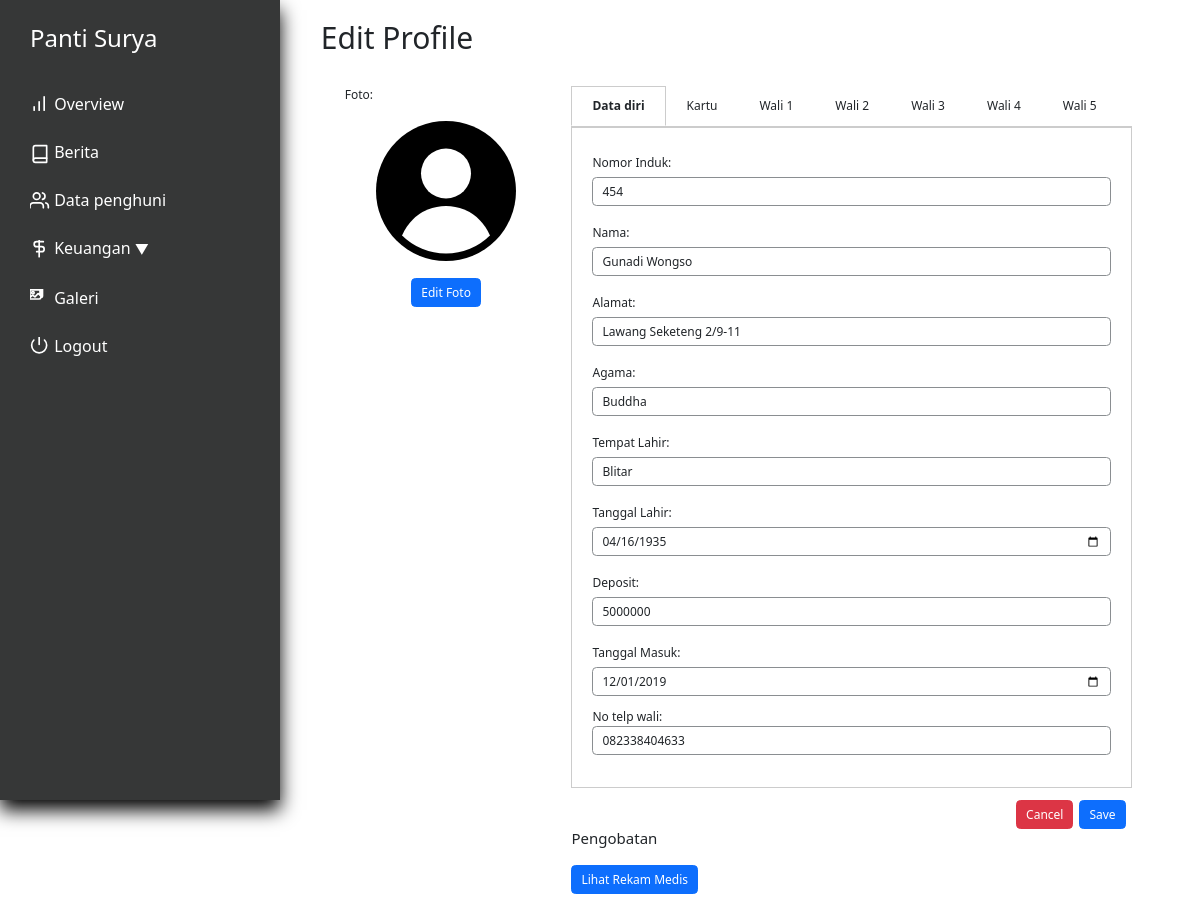
The app's page /pendudukLihat.php?id=75 (signed in), older data.
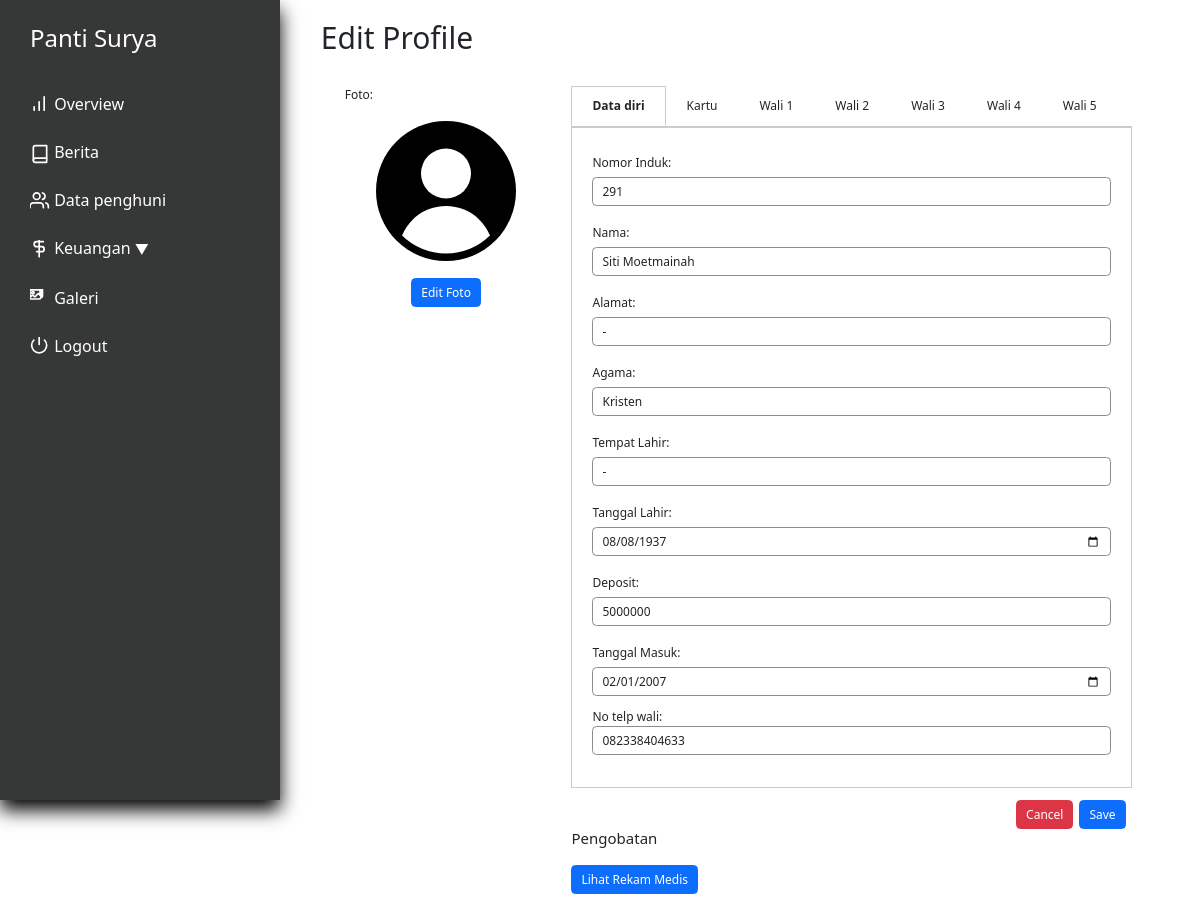
The same page, newer data.
### tables this page shows
CREATE TABLE `penduduk` (
  `id` int(11) NOT NULL,
  `nama` varchar(250) NOT NULL,
  `alamat` varchar(100) NOT NULL,
  `tanggal_masuk` date DEFAULT NULL,
  `keuangan_pondokkan` int(11) NOT NULL,
  `keuangan_tabungan` int(11) NOT NULL,
  `keuangan_obat` int(11) NOT NULL,
  `keuangan_total` int(11) NOT NULL,
  `profile_picture` varchar(100) NOT NULL,
  `KTP` varchar(100) DEFAULT NULL,
  `KK` varchar(100) DEFAULT NULL,
  `BPJS` varchar(100) DEFAULT NULL,
  `deposit` int(11) DEFAULT NULL,
  `status` tinyint(1) NOT NULL DEFAULT 0,
  `tempat_lahir` varchar(100) NOT NULL DEFAULT '',
  `agama` varchar(15) NOT NULL DEFAULT ' ',
  `tanggal_lahir` date DEFAULT NULL,
  `nomor_induk` int(11) NOT NULL DEFAULT 0,
  `kwitansi_path` varchar(300) DEFAULT NULL,
  `bukti_path` varchar(300) DEFAULT NULL
);

CREATE TABLE `wali` (
  `wali_id` int(11) NOT NULL,
  `penduduk_id` int(11) NOT NULL,
  `nama` varchar(50) NOT NULL,
  `alamat` varchar(100) DEFAULT NULL,
  `agama` varchar(30) NOT NULL,
  `no_telp` varchar(15) NOT NULL,
  `pekerjaan` varchar(100) DEFAULT NULL,
  `hubungan` varchar(100) DEFAULT NULL
);

### utils.php (called while the page is built, shortened)
<?php
class myDB
{
    private $host = "localhost";
    private $username = "root";
    private $password = "";
    private $database = "pantisurya";
    private $db;
    function __construct()
    {
        if ($this->db == null) {
            try {
                $this->db = new PDO("mysql:host=$this->host;dbname=$this->database", $this->username, $this->password);
                $this->db->setAttribute(PDO::ATTR_ERRMODE, PDO::ERRMODE_EXCEPTION);
            } catch (PDOException $e) {
                echo "Connection failed: " . $e->getMessage();
            }
        }
    }
    function getPenduduk($id)
    {
        $query = "SELECT * FROM `penduduk` WHERE id = ? ";
        $res = $this->db->prepare($query);
        $res->execute([$id]);
        return $res;
    }
    function getWali($id){
        $query = "SELECT * FROM `wali` WHERE penduduk_id=?";
        $res = $this->db->prepare($query);
        $res->execute([$id]);
        return $res;
    }
}

### pendudukLihat.php (the view, shortened to what this page needs)
<?php
require "utils.php";
if (isset($_GET["id"])) {
    $id = $_GET["id"];
    $db = new myDB();
    $res = $db->getPenduduk($id);
    $fetch_data = $res->fetch(PDO::FETCH_OBJ);
    $res2 = $db->getWali($id);
    $fetch_wali = $res2->fetchAll(PDO::FETCH_ASSOC);
}
?>
<!DOCTYPE html>
<html lang="en">
<head>
    <?php include "layout/stylejquerynbs5.php" ?>
    <link rel="stylesheet" href="layout/indexstyle.css">
    <link rel="stylesheet" href="layout/stylelihat.css">
    <link rel="stylesheet" href="layout/styleEdit.css">
</head>
<body>
    <div class="app">
        <div class="dashboard">
            <?php include 'nav.php' ?>
            <div class="main">
                <div class="pad">
                    <h1>Edit Profile</h1>
                    <div class="profile-edit" style="padding: 2rem;">
                        <div class="profile">
                            <p >Foto:</p>
                            <img src="svg/abstract-user-flat-3.svg" alt="Fallback SVG" class="fallback-picture">
                            <button type="button" class="btn btn-primary view">Edit Foto</button>
                        </div>
                        <div class="description lr-9">
                            <div class="tab-container">
                                <div class="tab tab-active" data-target="personal">Data diri</div>
                                <div class="tab" data-target="kartu">Kartu</div>
                                <div class="tab" data-target="wali1"> Wali 1</div>
                                <div class="tab" data-target="wali2"> Wali 2</div>
                                <div class="tab" data-target="wali3"> Wali 3</div>
                                <div class="tab" data-target="wali4"> Wali 4</div>
                                <div class="tab" data-target="wali5"> Wali 5</div>
                            </div>
                        <form action="" method="post" enctype="multipart/form-data">
                            <div class="tab-content tab-content-active" id="personal">
                                <div class="mb-3">
                                    <label for="nama" class="col-form-label">Nomor Induk:</label>
                                    <input type="text" class="form-control" id="noinduk" name="noinduk"
                                        value="<?php echo $fetch_data->nomor_induk; ?>">
                                </div>
                                <div class="mb-3">
                                    <label for="nama" class="col-form-label">Nama:</label>
                                    <input type="text" class="form-control" id="nama" name="nama"
                                        value="<?php echo $fetch_data->nama; ?>">
                                </div>
                                <div class="mb-3">
                                    <label for="alamat" class="col-form-label">Alamat:</label>
                                    <input type="text" class="form-control" id="alamat" name="alamat"
                                        value="<?php echo $fetch_data->alamat; ?>">
                                </div>
                                <div class="mb-3">
                                    <label for="agama" class="col-form-label">Agama:</label>
                                    <input type="text" class="form-control" id="agama" name="agama"
                                        value="<?php echo $fetch_data->agama; ?>">
                                </div>
                                <div class="mb-3">
                                    <label for="tempatlahir" class="col-form-label">Tempat Lahir:</label>
                                    <input type="text" class="form-control" id="tempatlahir" name="tempatlahir"
                                        value="<?php echo $fetch_data->tempat_lahir; ?>">
                                </div>
                                <div class="mb-3">
                                    <label for="tanggallahir" class="col-form-label">Tanggal Lahir:</label>
                                    <input type="date" class="form-control" id="tanggallahir" name="tanggallahir"
                                        value="<?php echo $fetch_data->tanggal_lahir; ?>">
                                </div>
                                <div class="mb-3">
                                    <label for="deposit" class="col-form-label">Deposit:</label>
                                    <input type="number" min="0" step="1" class="form-control" id="deposit" name="deposit"
                                        value="<?php echo $fetch_data->deposit; ?>">
                                </div>
                                <div class="mb-3">
                                    <label for="tanggalmasuk" class="col-form-label">Tanggal Masuk:</label>
                                    <input type="date" class="form-control" id="tanggalmasuk" name="tanggalmasuk"
                                        value="<?php echo $fetch_data->tanggal_masuk; ?>">
                                </div>
                                <div class="mb-3">
                                    <label for="noTelpon" class="row-form-label">No telp wali:</label>
                                    <input type="text" class="form-control" id="notelpwali" name=""
                                        value="<?php echo !empty($fetch_wali[0]['no_telp'])?$fetch_wali[0]['no_telp']:"-"; ?>" disabled>
                                </div>
                            </div>
                            <div class="view d-grid gap-2 d-md-flex justify-content-md-end">
                                <a href="penduduk.php" class="btn btn-danger" type="button" id="back">Cancel</a>
                                <button class="btn btn-primary me-md-2" type="submit" name="edit">Save</button>
                            </div>
                        </form>
                        <h5>Pengobatan</h5>
                        <a href="laporanobat.php?id=<?php echo $id ?>"><button type="button" class="btn btn-primary view">Lihat Rekam Medis</button></a>
                    </div>
                    </div>
                </div>
            </div>
        </div>
    </div>
</body>
</html>

### layout/stylejquerynbs5.php (shortened to what this page needs)
<link href="https://cdn.jsdelivr.net/npm/bootstrap@5.3.3/dist/css/bootstrap.min.css" rel="stylesheet">
<link href="https://cdn.jsdelivr.net/npm/sweetalert2@11.11.1/dist/sweetalert2.min.css" rel="stylesheet">
<link href="https://cdn.jsdelivr.net/npm/simple-datatables@7.1.2/dist/style.min.css" rel="stylesheet" />
<link rel="stylesheet" href="layout/indexstyle.css">

### nav.php (shortened to what this page needs)
<div class="holder flex-col">
    <div class="content flex-col">
        <div class="logo">
            <h2 style="color: white;">Panti Surya</h2>
        </div>
        <nav class="nav">
            <a type="button" href="index.php">
                Overview
            </a>
            <a type="button" href="databerita.php">
                Berita
            </a>
            <a type="button" href="penduduk.php">
                Data penghuni
            </a>
            <div class="dropdown">
                <a type="button" href="#" class="dropbtn" onclick="toggleSubMenu()">
                    Keuangan
                    <span style="font-size: 14px; vertical-align: middle;">&#9660;</span>
                </a>
            </div>
            <a type="button" href="galeri.php">
                Galeri
            </a>
            <a type="button" onclick="return confirm('Yakin keluar?')" href="logout.php">
                <svg xmlns="http://www.w3.org/2000/svg" width="20" height="20" viewBox="3 3 20 24" fill="none" stroke="currentColor" stroke-width="2" stroke-linecap="round" stroke-linejoin="round" class="feather feather-power"><path d="M18.36 6.64a9 9 0 1 1-12.73 0"></path><line x1="12" y1="2" x2="12" y2="12"></line></svg> Logout
            </a>
        </nav>
    </div>
</div>
<div class="filler"></div>

### layout/indexstyle.css (style rules this page uses)
:root { --side-nav-width: 280px; --bs-border-color: #8a8e91; font-family: 'Roboto', sans-serif; }
* { box-sizing: border-box; margin: 0; padding: 0; }
.pad { padding: 1.7rem; }
.dashboard { display: flex; flex-direction: row; gap: 1.7rem; }
.flex-col { display: flex; flex-direction: column; }
.holder { width: var(--side-nav-width); height: 100vh; box-shadow: 0 10px 18px rgba(0,0,0,1); position: fixed; padding: 0 1rem; background-color: #363737; transition: left 0.3s ease; z-index: 10; }
.content { padding: 1rem 0.5rem; gap: 1rem; background-color: #363737; }
.logo { padding: 0 1rem; word-wrap: break-word; }
.nav { padding: 0.5rem; gap: 0.5rem; display: flex; flex-direction: column; justify-content: center; }
.nav a { display: block; padding: 0.5rem 0.5rem; border-radius: 10px; line-height: 30px; font-size: 16px; text-decoration: none; transition: all 0.5s ease; color: white; }
.main { flex: 1; min-height: 100vh; }
.filler { width: var(--side-nav-width); }
.content { display: flex; }
.logo h2 { margin-top: 1rem; margin-bottom: 1rem; }
@media (max-width: 1366px) { html { font-size: 75%; } }

### layout/stylelihat.css (style rules this page uses)
.profile { display: flex; justify-content: center; align-items: center; flex-direction: column; width: 25%; }
.profile p { align-self: flex-start; }
.main { position: relative; }
.profile img { max-width: 150px; max-height: 150px; }
.description { flex: 1; }
.lr-9 { padding-left: 2rem; padding-right: 2rem; }
.view { margin-top: 1rem; }

### layout/styleEdit.css (style rules this page uses)
.profile-edit { display: flex; flex-direction: row; align-items: flex-start; }
.tab-container { border-bottom: 1px solid #ccc; display: flex; }
.tab { padding: 10px 20px; cursor: pointer; border: 1px solid transparent; border-bottom: none; transition: color 0.3s, border 0.3s; }
.tab-active { border: 1px solid #ccc; border-bottom: 1px solid white; background-color: white; font-weight: bold; }
.tab-content { display: none; padding: 20px; border: 1px solid #ccc; }
.tab-content-active { display: block; }

### pendudukLihat.php (style rules this page uses)
.fallback-picture { display: none; border-radius: 50%; width: 200px; height: 200px; }
.mb-3 input:disabled { background-color: white; }

Row changes from the older to the newer data that the page shows:
changed penduduk: noinduk "454" → "291"; nama "Gunadi Wongso" → "Siti Moetmainah"; alamat "Lawang Seketeng 2/9-11" → "-"; agama "Buddha" → "Kristen"; tempatlahir "Blitar" → "-"; tanggallahir "04/16/1935" → "08/08/1937"; tanggalmasuk "12/01/2019" → "02/01/2007"
